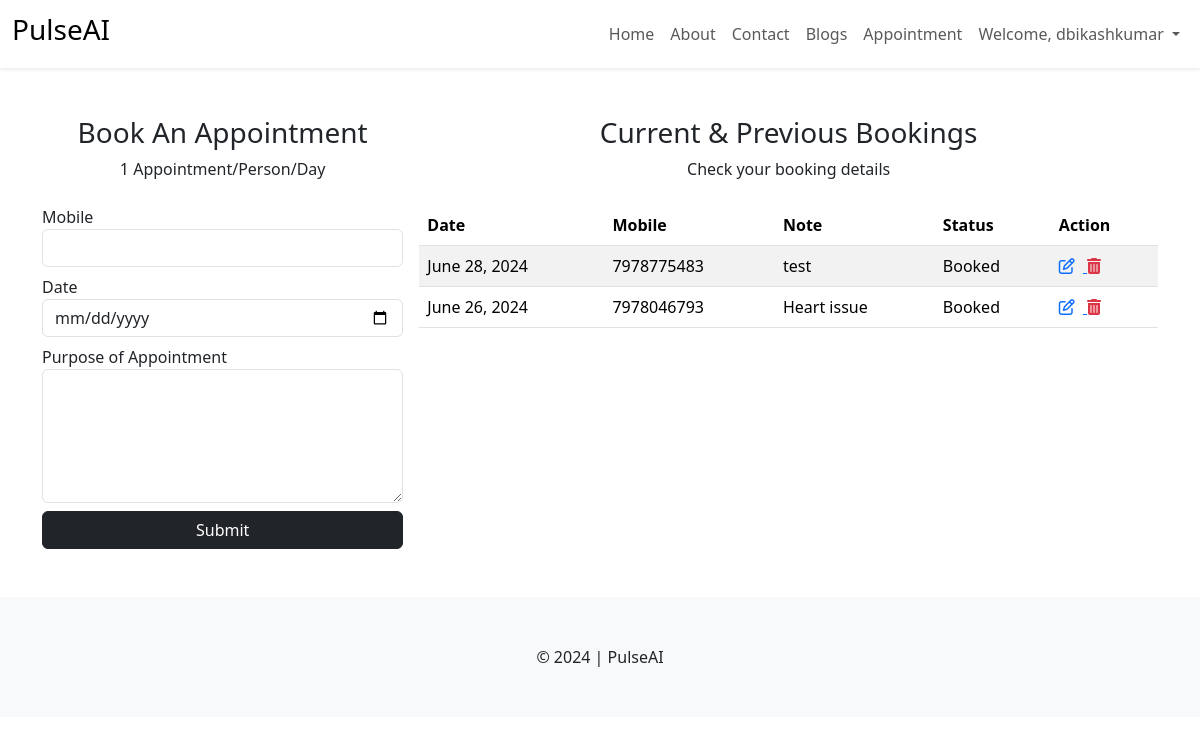
/patient/appointment/ (signed in), run on the app's committed database.
### patient/models.py (models this page shows, shortened)
class Appointment(models.Model):
    user = models.ForeignKey(User, on_delete=models.DO_NOTHING)
    mobile = models.CharField(max_length=20)
    date = models.DateField()
    note = models.TextField()
    status = models.CharField(max_length=255, choices=APPOINTMENT_STATUS_OPTION, default="Booked")

### patient/views.py (the view, shortened to what this page needs)
# urls.py: path("appointment/", views.appointment, name="appointment"),
@login_required(login_url='signin')
def appointment(request):
    appointments = Appointment.objects.filter(user=request.user).order_by("-date")
    context = {
        'appointments': appointments
    }
    return render(request, 'patient/appointment.html', context)

### templates/patient/appointment.html (shortened to what this page needs)
{% extends "layout.html" %}
{% block content %}
<div class="container my-5">
<div class="row g-3">
    <div class="col-md-4">
        <div class="mb-4 text-center">
            <h3>Book An Appointment</h3>
            <p>1 Appointment/Person/Day</p>
        </div>
        <form action="{% url "appointment" %}" method="post">
            <div class="mb-2">
                <label>Mobile</label>
                <input type="text" name="mobile" class="form-control" required>
            </div>
            <div class="mb-2">
                <label>Date</label>
                <input type="date" name="date" class="form-control" required>
            </div>
            <div class="mb-2">
                <label>Purpose of Appointment</label>
                <textarea rows="5" class="form-control" name="note" required></textarea>
            </div>
            <div class="mt-2">
                <input type="submit" value="Submit" class="btn btn-dark w-100">
            </div>
        </form>
    </div>
    <div class="col-md-8">
        <div class="mb-4 text-center">
            <h3>Current & Previous Bookings</h3>
            <p>Check your booking details</p>
        </div>
        <div class="table-responsive">
            <table class="table table-striped">
                <thead>
                    <tr>
                        <th>Date</th>
                        <th>Mobile</th>
                        <th>Note</th>
                        <th>Status</th>
                        <th>Action</th>
                    </tr>
                </thead>
                <tbody>
                    {% for app in appointments %}
                        <tr>
                            <td>{{app.date}}</td>
                            <td>{{app.mobile}}</td>
                            <td>{{app.note}}</td>
                            <td>{{app.status}}</td>
                            <td>
                                <a href="{% url "update_appointment" app.id %}">
                                    <i class="fa-regular fa-pen-to-square me-2"></i>
                                </a>
                                <a href="{% url "delete_appointment" app.id %}" class="text-danger" onclick="confirmDelete(event)">
                                    <i class="fa-solid fa-trash-can"></i>
                                </a>
                            </td>
                        </tr>
                    {% endfor %}
                </tbody>
            </table>
        </div>
    </div>
</div>
</div>
{% endblock %}

### templates/layout.html (shortened to what this page needs)
{% load static %}
<!DOCTYPE html>
<html lang="en">
<head>
    <link rel="stylesheet" href="https://cdnjs.cloudflare.com/ajax/libs/font-awesome/6.5.2/css/all.min.css" />
    <link rel="stylesheet" href="{% static "css/bootstrap.min.css" %}">
    <link rel="stylesheet" href="{% static "css/style.css" %}">
</head>
<body>
    <nav class="navbar navbar-expand-lg mb-1 shadow-sm">
        <div class="container-fluid">
          <a class="navbar-brand" href="#">
            <h3>PulseAI</h3>
          </a>
          <div class="collapse navbar-collapse" id="navbarNav">
            <ul class="navbar-nav ms-auto">
              <li class="nav-item">
                <a class="nav-link" href="{% url "home" %}">Home</a>
              </li>
              <li class="nav-item">
                <a class="nav-link" href="{% url "about" %}">About</a>
              </li>
              <li class="nav-item">
                <a class="nav-link" href="{% url "contact" %}">Contact</a>
              </li>
              <li class="nav-item">
                <a class="nav-link" href="{% url "blogs" %}">Blogs</a>
              </li>
              {% if user.is_authenticated %}
              <li class="nav-item">
                <a class="nav-link" href="{% url "appointment" %}">Appointment</a>
              </li>
              <li class="nav-item dropdown">
                <a class="nav-link dropdown-toggle" href="#" role="button" data-bs-toggle="dropdown" aria-expanded="false">
                  Welcome, {{user.username}}
                </a>
              </li>
              {% endif %}
            </ul>
          </div>
        </div>
      </nav>
    {% block content %}
    {% endblock %}
    <footer class="bg-light py-5 text-center mt-3">
        &copy; 2024 | PulseAI
    </footer>
</body>
</html>

### data on the page
Appointment: date "June 28, 2024", mobile "7978775483", note "test", status "Booked"
Appointment: date "June 26, 2024", mobile "7978046793", note "Heart issue", status "Booked"

### other printed values
{{ user.username }} "dbikashkumar"
